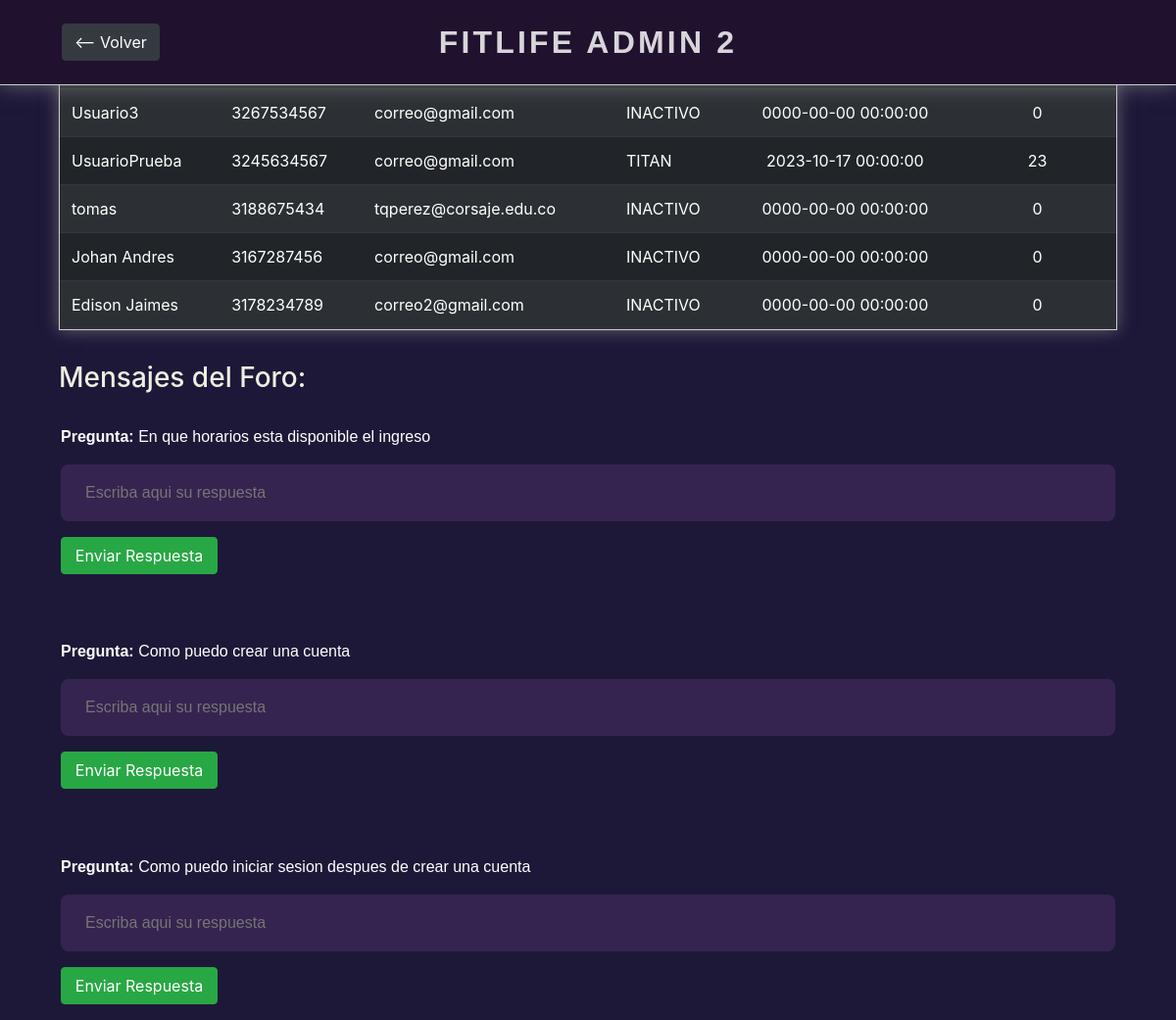
/admin2/index.php, run on the app's committed database.
### tables this page shows
CREATE TABLE `usuarios` (
  `id_usuario` int(10) NOT NULL,
  `nombre_usuario` varchar(50) NOT NULL,
  `contrasenia_usuario` varchar(50) NOT NULL,
  `estado` varchar(12) NOT NULL,
  `foto` varchar(100) NOT NULL,
  `telefono_usuario` varchar(15) NOT NULL,
  `correo_usuario` varchar(50) NOT NULL,
  `fecha_plan_usuario` datetime NOT NULL,
  `cant_dias_plan` int(40) NOT NULL,
  `dias_faltantes_plan` int(40) NOT NULL,
  `id_plan` int(10) NOT NULL
);

CREATE TABLE `foro` (
  `id_foro` int(10) NOT NULL,
  `pregunta_usuario` varchar(150) NOT NULL,
  `respuesta_admin2` varchar(150) NOT NULL,
  `estado` varchar(20) NOT NULL
);

### admin2/index.php (the view, shortened to what this page needs)
<!DOCTYPE html>
<html lang="en">
<head>
    <link href="https://cdn.jsdelivr.net/npm/bootstrap@5.3.2/dist/css/bootstrap.min.css" rel="stylesheet">
    <link href="//maxcdn.bootstrapcdn.com/bootstrap/4.1.1/css/bootstrap.min.css" rel="stylesheet" id="bootstrap-css">
    <link rel="stylesheet" href="../pag-usuarios-guia/usuarios.css">
    <link rel="stylesheet" href="admin.css">
</head>
<body>
    <footer class="row m-0">
        <div class="col start"><button class="btn btn-dark" onclick="location.href='../'"><--  Volver</button></div>
        <div><h2 class="col m-0">FITLIFE ADMIN 2</h2></div>
          <div class="col end"></div>
    </footer>
    <main>
        <div class="tabla">
            <?php
            include ('conectar.php');
            $sql_buscar="SELECT * FROM usuarios";
            $resultado= mysqli_query($mysql,$sql_buscar);
            echo '
            <table class="table table-striped table-dark mb-0">
            <thead>
              <tr>
                <th scope="col">Usuario</th>
                <th scope="col">Telefono</th>
                <th scope="col">Correo</th>
                <th scope="col">Plan</th>
                <th class="text-center" scope="col">Dia Inicio</th>
                <th class="text-center" scope="col">Dias Faltantes</th>
              </tr>
            </thead>
            <tbody>
             ';
             while($lista=mysqli_fetch_array($resultado)){
                if ($lista['nombre_usuario']!='admin' && $lista['nombre_usuario']!='admin2'){
                echo '
                  <tr>
                      <td>'.$lista['nombre_usuario'].'</td>
                      <td>'.$lista['telefono_usuario'].'</td>
                      <td>'.$lista['correo_usuario'].'</td>
                      <td>'.$lista['estado'].'</td>
                      <td class="text-center">'.$lista['fecha_plan_usuario'].'</td>
                      <td class="text-center">'.$lista['dias_faltantes_plan'].'</td>
                  </tr>';
                  }
             }
            echo '
            </tbody>
            </table>';
            ?>
        </div>
      <h3 class="mt-3 mb-0 pb-0">Mensajes del Foro:</h3>
         <?php
            include ('conectar.php');
            $sql_buscar="SELECT * FROM foro";
            $resultado= mysqli_query($mysql,$sql_buscar);
			while($lista=mysqli_fetch_array($resultado)){
              if ($lista['estado']!='respondido'){
                echo '
                    <form action="subir-foro.php?msg='.$lista['id_foro'].'" class="foro-form" method="post">
						<label for="pregunta" class="mb-0"><strong>Pregunta: </strong>'.$lista['pregunta_usuario'].'</label>
                        <input type="text" placeholder="Escriba aqui su respuesta" name="usuario" class="rta" required>
                        <button class="btn btn-success" type="submit">Enviar Respuesta</button>
                    </form>
                ';
              }
            }
		?>
    </main>
</body>
</html>

### usuarios.css (style rules this page uses)
* { margin: 0; padding: 0; }
body { background-color: #3c4347; }
footer { display: flex; width: 100%; padding: 1.5rem 3rem; border-bottom: 1px solid #ccc; margin: 0px; background-color: #282e31; box-shadow: 0 0px 20px rgba(155, 154, 154, 0.5803921569); }
footer div { display: flex; justify-content: center; }
footer div h2 { font-family: "Montserrat", sans-serif; font-weight: 600; color: rgba(255, 255, 255, 0.822); letter-spacing: 0.2rem; }
footer .start { justify-content: start; }
main { width: 100%; height: 85vh; display: flex; align-items: center; justify-content: center; gap: 5rem; }

### admin2/admin.css (style rules this page uses)
* { margin: 0; padding: 0; }
body { background-color: #1e1838; display: flex; flex-direction: column; }
footer { display: -webkit-box; display: -ms-flexbox; display: flex; width: 100%; position: relative; justify-content: center; align-items: center; padding: 1.5rem 3rem; border-bottom: 1px solid #ccc; margin: 0px; background-color: #20122e; -webkit-box-shadow: 0 0px 20px #9b9a9a94; box-shadow: 0 0px 20px #9b9a9a94; }
footer div { display: -webkit-box; display: -ms-flexbox; display: flex; -webkit-box-pack: center; -ms-flex-pack: center; justify-content: center; -webkit-box-flex: 1; -ms-flex: 1; flex: 1; }
footer div h2 { font-family: "Montserrat", sans-serif; font-weight: 600; color: rgba(255, 255, 255, 0.822); letter-spacing: 0.2rem; text-align: center; }
footer .start { -webkit-box-pack: start; -ms-flex-pack: start; justify-content: start; }
footer .end { -webkit-box-pack: end; -ms-flex-pack: end; justify-content: end; }
main { width: 100%; display: -webkit-box; display: -ms-flexbox; display: flex; justify-content: center; align-items: center; flex-direction: column; margin-top: 2.5rem; margin-bottom: 2.5rem; gap: 1rem; }
main .tabla { width: 90%; border: 1px solid #ccc !important; box-shadow: 0 0 1rem #9b9a9a94 !important; }
main h3 { width: 90%; text-align: start; color: #eeeee2; margin-bottom: 1rem; }
.foro-form { width: 95%; display: flex; flex-direction: column; gap: 1rem; padding: 1rem 2rem; margin-bottom: 1.2rem; }
.foro-form label { width: 100%; font-family: "Montserrat", sans-serif; font-weight: 500; color: white; }
.foro-form input { width: 100%; padding: 1rem 1.5rem; background-color: transparent; border: 1px solid transparent; border-radius: 0.5rem; outline: none; color: white; font-family: "Montserrat", sans-serif; background-color: #492e648c; }
.foro-form button { width: 10rem; align-items: start; }

### data on the page
usuarios: nombre_usuario "Usuario3", telefono_usuario "3267534567", correo_usuario "correo@gmail.com", estado "INACTIVO", fecha_plan_usuario "0000-00-00 00:00:00", dias_faltantes_plan "0"
usuarios: nombre_usuario "UsuarioPrueba", telefono_usuario "3245634567", correo_usuario "correo@gmail.com", estado "TITAN", fecha_plan_usuario "2023-10-17 00:00:00", dias_faltantes_plan "23"
usuarios: nombre_usuario "tomas", telefono_usuario "3188675434", correo_usuario "tqperez@corsaje.edu.co", estado "INACTIVO", fecha_plan_usuario "0000-00-00 00:00:00", dias_faltantes_plan "0"
usuarios: nombre_usuario "Johan Andres", telefono_usuario "3167287456", correo_usuario "correo@gmail.com", estado "INACTIVO", fecha_plan_usuario "0000-00-00 00:00:00", dias_faltantes_plan "0"
usuarios: nombre_usuario "Edison Jaimes", telefono_usuario "3178234789", correo_usuario "correo2@gmail.com", estado "INACTIVO", fecha_plan_usuario "0000-00-00 00:00:00", dias_faltantes_plan "0"
foro: pregunta_usuario "En que horarios esta disponible el ingreso"
foro: pregunta_usuario "Como puedo crear una cuenta"
foro: pregunta_usuario "Como puedo iniciar sesion despues de crear una cuenta"
